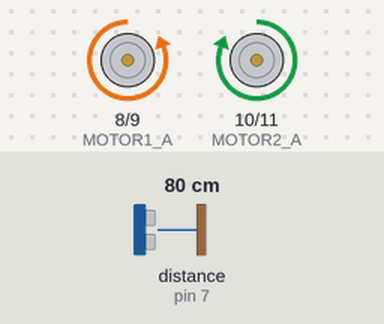
The sketch below on a simulated Arduino Uno, built with avr-gcc and run on an emulated ATmega328P. On the bench: motor-driver pin pairs drawn as motors (green arrow = first pin HIGH = forward, orange = second pin HIGH = backward, longer = more drive). Wiring (inferred from the names in the program): ultrasonic range finder: trigger pin 6; echo pin 7. The test bench sets the inputs (shaded band); at power-on: distance to the obstacle (sensor on pin 7) 80 cm. The echo pulse lasts 58.3 µs per cm.

Above: at 1.2 s.
1.3 s: distance to the obstacle (sensor on pin 7) set to 29 cm
2.8 s: distance to the obstacle (sensor on pin 7) set to 24 cm
At 3.2 s:
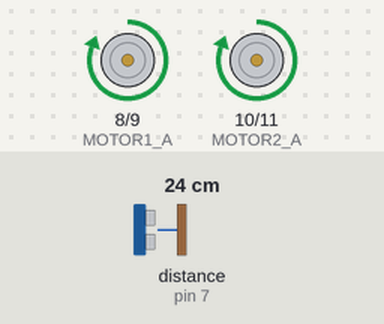
4.3 s: distance to the obstacle (sensor on pin 7) set to 17 cm
5.8 s: distance to the obstacle (sensor on pin 7) set to 14 cm
At 6.7 s:
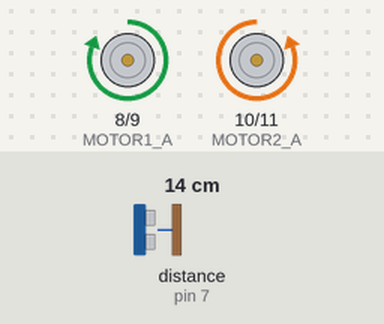
7.3 s: distance to the obstacle (sensor on pin 7) set to 18 cm
At 7.8 s:
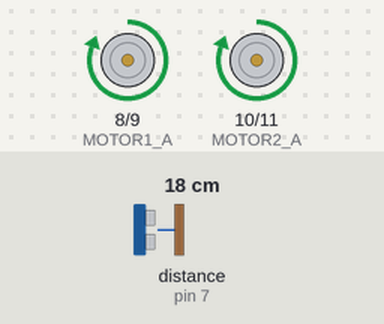
8.8 s: distance to the obstacle (sensor on pin 7) set to 2 cm
At 10.2 s:
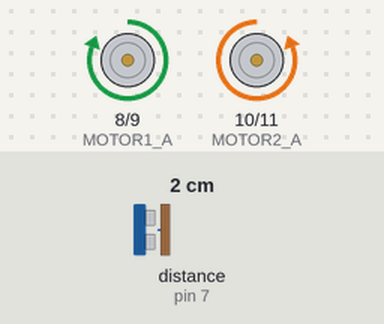
Timing chart, 0 to 11.3 s (numbered marks = the images above; inputs shaded):
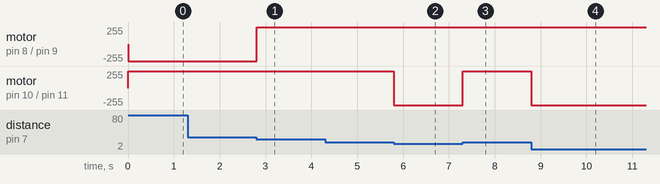

Measured:
- the behaviour switches between 27 and 26 cm on distance to the obstacle (sensor on pin 7) (found by bisection; images 0 and 1)
- the behaviour switches between 16 and 15 cm on distance to the obstacle (sensor on pin 7) (found by bisection; images 1 and 2)
- after the input at 1.3 s, every drawn part: stays the same
- after the input at 2.8 s, motor on pin 8 (MOTOR1_A) / pin 9 (MOTOR1_B): backward 255/255 → forward 255/255 at once
- after the input at 4.3 s, every drawn part: stays the same
- after the input at 5.8 s, motor on pin 10 (MOTOR2_A) / pin 11 (MOTOR2_B): forward 255/255 → backward 255/255 at once
- after the input at 7.3 s, motor on pin 10 (MOTOR2_A) / pin 11 (MOTOR2_B): backward 255/255 → forward 255/255 at once
- after the input at 8.8 s, motor on pin 10 (MOTOR2_A) / pin 11 (MOTOR2_B): forward 255/255 → backward 255/255 at once

The sketch:

Wall_Follower.ino
```cpp
#define TRIG_PIN 6
#define ECHO_PIN 7

#define MOTOR1_A 8 // Motor 1 control pins
#define MOTOR1_B 9
#define MOTOR2_A 10 // Motor 2 control pins
#define MOTOR2_B 11

void setup()
{
  pinMode(TRIG_PIN, OUTPUT);
  pinMode(ECHO_PIN, INPUT);

  pinMode(MOTOR1_A, OUTPUT);
  pinMode(MOTOR1_B, OUTPUT);
  pinMode(MOTOR2_A, OUTPUT);
  pinMode(MOTOR2_B, OUTPUT);
}

long measureDistance()
{
  digitalWrite(TRIG_PIN, LOW);
  delayMicroseconds(2);
  digitalWrite(TRIG_PIN, HIGH);
  delayMicroseconds(10);
  digitalWrite(TRIG_PIN, LOW);

  return pulseIn(ECHO_PIN, HIGH) / 58; // Convert to cm
}

void moveForward() {
  digitalWrite(MOTOR1_A, HIGH);
  digitalWrite(MOTOR1_B, LOW);
  digitalWrite(MOTOR2_A, HIGH);
  digitalWrite(MOTOR2_B, LOW);
}

void turnLeft()
{
  digitalWrite(MOTOR1_A, LOW);
  digitalWrite(MOTOR1_B, HIGH);
  digitalWrite(MOTOR2_A, HIGH);
  digitalWrite(MOTOR2_B, LOW);
}

void turnRight()
{
  digitalWrite(MOTOR1_A, HIGH);
  digitalWrite(MOTOR1_B, LOW);
  digitalWrite(MOTOR2_A, LOW);
  digitalWrite(MOTOR2_B, HIGH);
}

void stopMotors()
{
  digitalWrite(MOTOR1_A, LOW);
  digitalWrite(MOTOR1_B, LOW);
  digitalWrite(MOTOR2_A, LOW);
  digitalWrite(MOTOR2_B, LOW);
}

void loop() {
  long distance = measureDistance();

  if (distance < 15) {        // Too close to wall
    turnRight();
  }
  else if (distance > 25) { // Too far from wall
    turnLeft();
  }
  else {                    // Correct distance
    moveForward();
  }
}
```
